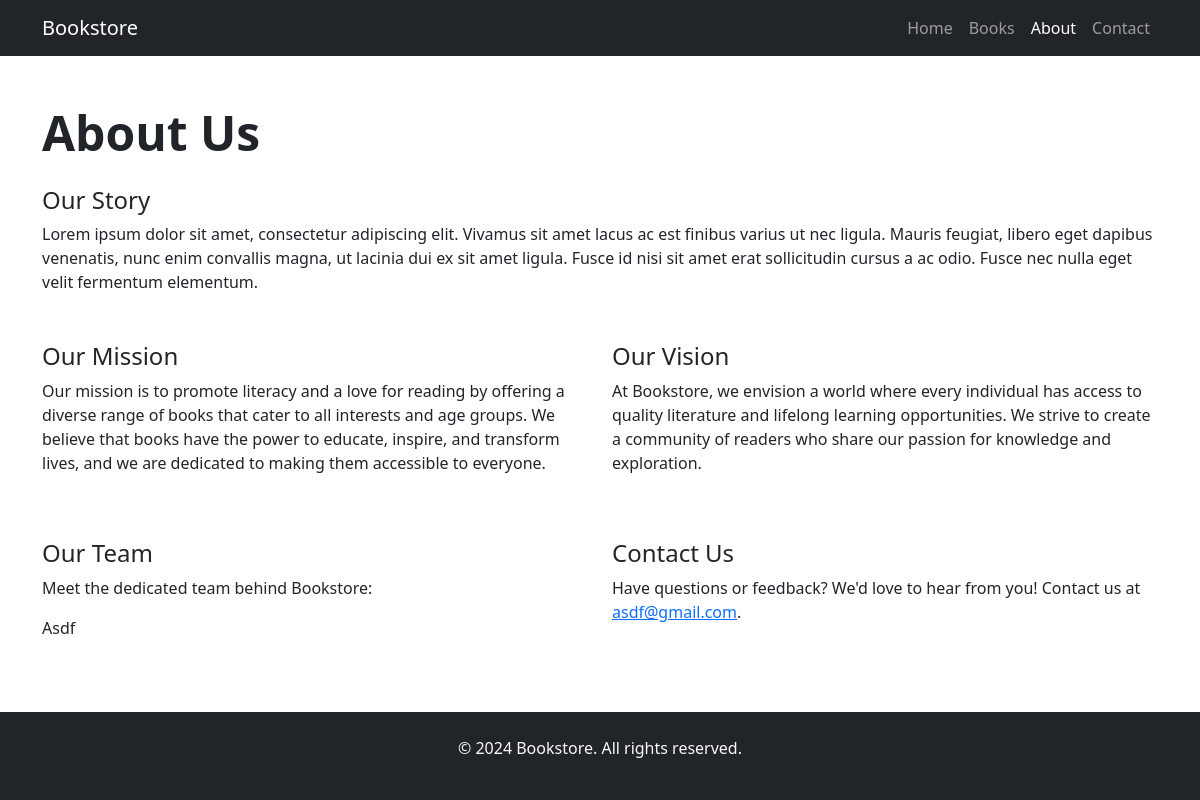
The page /about/ on the database its author committed.
### books/models.py (models this page shows, shortened)
class About(models.Model):
    OurStory_title = models.CharField(max_length=100)
    OurStory_content = models.TextField()
    OurMission_title = models.CharField(max_length=100)
    OurMission_content = models.TextField()
    OurVision_title = models.CharField(max_length=100)
    OurVision_content = models.TextField()
    TeamMember_name = models.CharField(max_length=100)
    TeamMember_position = models.CharField(max_length=100)
    TeamMember_position1 = models.CharField(max_length=100)
    ContactAbout_title = models.CharField(max_length=100)
    ContactAbout_content = models.TextField()
    ContactAbout_email = models.EmailField()

### books/views.py (the view)
# urls.py: path('about/', about, name='about'),
def about(request):
    about_info = About.objects.first()
    return render(request,'about.html', {'about_info': about_info})

### books/templates/about.html (shortened to what this page needs)
<!DOCTYPE html>
<html lang="en">
<head>
    <link href="https://cdn.jsdelivr.net/npm/bootstrap@5.3.0-alpha3/dist/css/bootstrap.min.css" rel="stylesheet"
>
</head>
<body>
    <header>
        <nav class="navbar navbar-expand-lg navbar-dark bg-dark">
            <div class="container">
                <a class="navbar-brand" href="{% url 'home' %}">Bookstore</a>
                <div class="collapse navbar-collapse" id="navbarNav">
                    <ul class="navbar-nav ms-auto">
                        <li class="nav-item">
                            <a class="nav-link" href="{% url 'home' %}">Home</a>
                        </li>
                        <li class="nav-item">
                            <a class="nav-link" href="{% url 'book' %}">Books</a>
                        </li>
                        <li class="nav-item">
                            <a class="nav-link active" aria-current="page" href="{% url 'about' %}">About</a>
                        </li>
                        <li class="nav-item">
                            <a class="nav-link" href="{% url 'contact' %}">Contact</a>
                        </li>
                    </ul>
                </div>
            </div>
        </nav>
    </header>
    <main>
        <div class="container mt-5">
            <h1 class="display-5 fw-bold mb-4">About Us</h1>
            <div class="mb-5">
                <section>
                    <h2 class="h4">{{ about_info.OurStory_title }}</h2>
                    <p>{{about_info.OurStory_content}}</p>
                </section>
            </div>
            <div class="row">
                <div class="col-md-6 mb-5">
                    <section>
                        <h2 class="h4">{{about_info.OurMission_title}}</h2>
                        <p>{{about_info.OurMission_content}}</p>
                    </section>
                </div>
                <div class="col-md-6 mb-5">
                    <section>
                        <h2 class="h4">{{about_info.OurVision_title}}</h2>
                        <p>{{about_info.OurVision_content}}</p>
                    </section>
                </div>
            </div>
            <div class="row">
                <div class="col-md-6 mb-5">
                    <section>
                        <h2 class="h4">{{about_info.TeamMember_name}}</h2>
                        <p>{{about_info.TeamMember_position}}</p>
                        <ul class="list-unstyled">
                            <li>{{about_info.TeamMember_position1}}</li>
                        </ul>
                    </section>
                </div>
                <div class="col-md-6 mb-5">
                    <section>
                        <h2 class="h4">{{about_info.ContactAbout_title}}</h2>
                        <p>{{about_info.ContactAbout_content}} <a
                                href="mailto:info@example.com">{{about_info.ContactAbout_email}}</a>.</p>
                    </section>
                </div>
            </div>
        </div>
    </main>
    <footer class="bg-dark text-light fixed-bottom py-4">
        <div class="container text-center">
            <p>&copy; 2024 Bookstore. All rights reserved.</p>
        </div>
    </footer>
</body>
</html>

### rows shown on the page
About: OurStory_title "Our Story", OurStory_content "Lorem ipsum dolor sit amet, consectetur adipiscing elit. Vivamus sit amet lacus ac est finibus varius ut nec ligula. Mauris feugiat, libero eget dapibus venenatis, nunc enim convallis magna, ut lacinia dui ex sit amet ligula. Fusce id nisi sit amet erat sollicitudin cursus a ac odio. Fusce nec nulla eget velit fermentum elementum.", OurMission_title "Our Mission", OurMission_content "Our mission is to promote literacy and a love for reading by offering a diverse range of books that cater to all interests and age groups. We believe that books have the power to educate, inspire, and transform lives, and we are dedicated to making them accessible to everyone.", OurVision_title "Our Vision", OurVision_content "At Bookstore, we envision a world where every individual has access to quality literature and lifelong learning opportunities. We strive to create a community of readers who share our passion for knowledge and exploration.", TeamMember_name "Our Team", TeamMember_position "Meet the dedicated team behind Bookstore:", TeamMember_position1 "Asdf", ContactAbout_title "Contact Us", ContactAbout_content "Have questions or feedback? We'd love to hear from you! Contact us at", ContactAbout_email "asdf@gmail.com"
